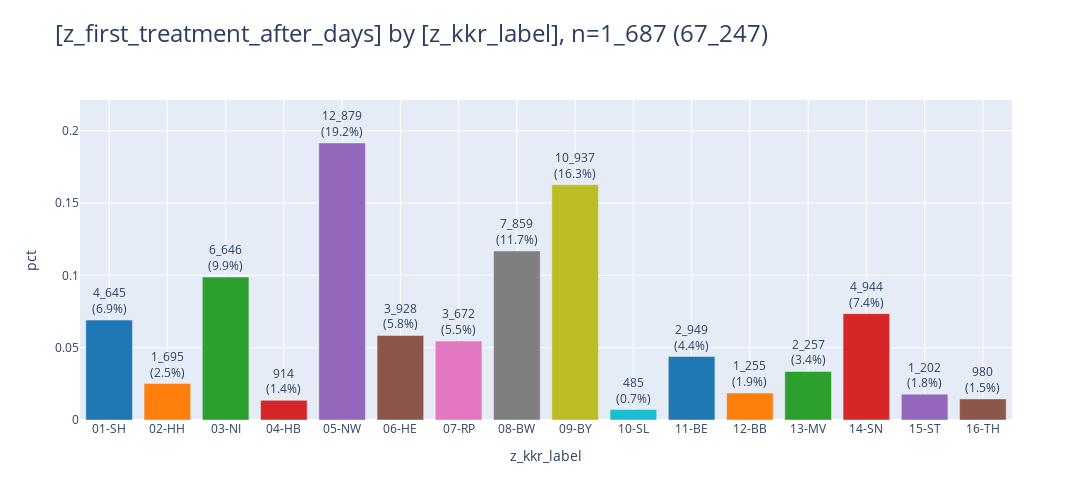
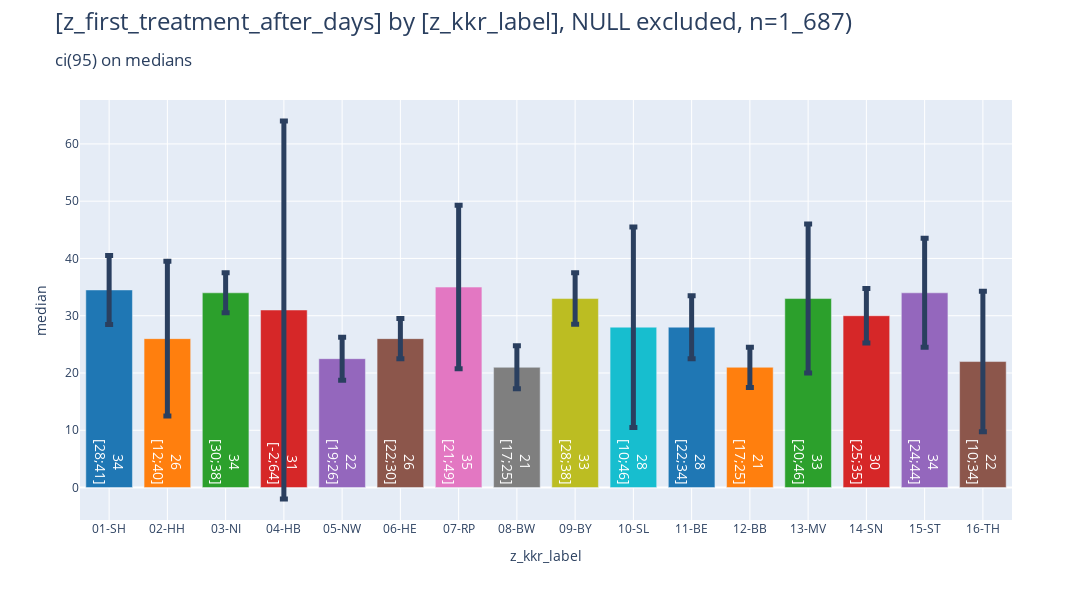

Notebook source saved alongside these figures, in order:
### Markdown cell above
### bars

### Code cell
_ = pls.plot_bars(
    db_delay.to_df().iloc[:,:2],
    # height=400,
    # width=1000,
    # use_ci=True,
    # ci_agg='median',
)
_ = pls.plot_bars(
    db_delay.to_df().iloc[:,:2],
    height=600,
    use_ci=True,
    ci_agg='median',
)

### Figure 1 — Plotly figure (JSON) as saved in the notebook; plotly's stock layout.template omitted (floating-point values rounded to 4 significant figures)
{"data": [{"error_y": {"thickness": 5}, "hovertemplate": "z_kkr_label=%{x}<br>pct=%{y}<br>cnt_pct_str=%{text}<extra></extra>", "legendgroup": "01-SH", "marker": {"color": "#1F77B4", "pattern": {"shape": ""}}, "name": "01-SH", "orientation": "v", "showlegend": true, "text": ["4_645<br>(6.9%)"], "textposition": "outside", "type": "bar", "x": ["01-SH"], "xaxis": "x", "y": [0.06907], "yaxis": "y"}, {"error_y": {"thickness": 5}, "hovertemplate": "z_kkr_label=%{x}<br>pct=%{y}<br>cnt_pct_str=%{text}<extra></extra>", "legendgroup": "02-HH", "marker": {"color": "#FF7F0E", "pattern": {"shape": ""}}, "name": "02-HH", "orientation": "v", "showlegend": true, "text": ["1_695<br>(2.5%)"], "textposition": "outside", "type": "bar", "x": ["02-HH"], "xaxis": "x", "y": [0.02521], "yaxis": "y"}, {"error_y": {"thickness": 5}, "hovertemplate": "z_kkr_label=%{x}<br>pct=%{y}<br>cnt_pct_str=%{text}<extra></extra>", "legendgroup": "03-NI", "marker": {"color": "#2CA02C", "pattern": {"shape": ""}}, "name": "03-NI", "orientation": "v", "showlegend": true, "text": ["6_646<br>(9.9%)"], "textposition": "outside", "type": "bar", "x": ["03-NI"], "xaxis": "x", "y": [0.09883], "yaxis": "y"}, {"error_y": {"thickness": 5}, "hovertemplate": "z_kkr_label=%{x}<br>pct=%{y}<br>cnt_pct_str=%{text}<extra></extra>", "legendgroup": "04-HB", "marker": {"color": "#D62728", "pattern": {"shape": ""}}, "name": "04-HB", "orientation": "v", "showlegend": true, "text": ["914<br>(1.4%)"], "textposition": "outside", "type": "bar", "x": ["04-HB"], "xaxis": "x", "y": [0.01359], "yaxis": "y"}, {"error_y": {"thickness": 5}, "hovertemplate": "z_kkr_label=%{x}<br>pct=%{y}<br>cnt_pct_str=%{text}<extra></extra>", "legendgroup": "05-NW", "marker": {"color": "#9467BD", "pattern": {"shape": ""}}, "name": "05-NW", "orientation": "v", "showlegend": true, "text": ["12_879<br>(19.2%)"], "textposition": "outside", "type": "bar", "x": ["05-NW"], "xaxis": "x", "y": [0.1915], "yaxis": "y"}, {"error_y": {"thickness": 5}, "hovertemplate": "z_kkr_label=%{x}<br>pct=%{y}<br>cnt_pct_str=%{text}<extra></extra>", "legendgroup": "06-HE", "marker": {"color": "#8C564B", "pattern": {"shape": ""}}, "name": "06-HE", "orientation": "v", "showlegend": true, "text": ["3_928<br>(5.8%)"], "textposition": "outside", "type": "bar", "x": ["06-HE"], "xaxis": "x", "y": [0.05841], "yaxis": "y"}, {"error_y": {"thickness": 5}, "hovertemplate": "z_kkr_label=%{x}<br>pct=%{y}<br>cnt_pct_str=%{text}<extra></extra>", "legendgroup": "07-RP", "marker": {"color": "#E377C2", "pattern": {"shape": ""}}, "name": "07-RP", "orientation": "v", "showlegend": true, "text": ["3_672<br>(5.5%)"], "textposition": "outside", "type": "bar", "x": ["07-RP"], "xaxis": "x", "y": [0.0546], "yaxis": "y"}, {"error_y": {"thickness": 5}, "hovertemplate": "z_kkr_label=%{x}<br>pct=%{y}<br>cnt_pct_str=%{text}<extra></extra>", "legendgroup": "08-BW", "marker": {"color": "#7F7F7F", "pattern": {"shape": ""}}, "name": "08-BW", "orientation": "v", "showlegend": true, "text": ["7_859<br>(11.7%)"], "textposition": "outside", "type": "bar", "x": ["08-BW"], "xaxis": "x", "y": [0.1169], "yaxis": "y"}, {"error_y": {"thickness": 5}, "hovertemplate": "z_kkr_label=%{x}<br>pct=%{y}<br>cnt_pct_str=%{text}<extra></extra>", "legendgroup": "09-BY", "marker": {"color": "#BCBD22", "pattern": {"shape": ""}}, "name": "09-BY", "orientation": "v", "showlegend": true, "text": ["10_937<br>(16.3%)"], "textposition": "outside", "type": "bar", "x": ["09-BY"], "xaxis": "x", "y": [0.1626], "yaxis": "y"}, {"error_y": {"thickness": 5}, "hovertemplate": "z_kkr_label=%{x}<br>pct=%{y}<br>cnt_pct_str=%{text}<extra></extra>", "legendgroup": "10-SL", "marker": {"color": "#17BECF", "pattern": {"shape": ""}}, "name": "10-SL", "orientation": "v", "showlegend": true, "text": ["485<br>(0.7%)"], "textposition": "outside", "type": "bar", "x": ["10-SL"], "xaxis": "x", "y": [0.007212], "yaxis": "y"}, {"error_y": {"thickness": 5}, "hovertemplate": "z_kkr_label=%{x}<br>pct=%{y}<br>cnt_pct_str=%{text}<extra></extra>", "legendgroup": "11-BE", "marker": {"color": "#1F77B4", "pattern": {"shape": ""}}, "name": "11-BE", "orientation": "v", "showlegend": true, "text": ["2_949<br>(4.4%)"], "textposition": "outside", "type": "bar", "x": ["11-BE"], "xaxis": "x", "y": [0.04385], "yaxis": "y"}, {"error_y": {"thickness": 5}, "hovertemplate": "z_kkr_label=%{x}<br>pct=%{y}<br>cnt_pct_str=%{text}<extra></extra>", "legendgroup": "12-BB", "marker": {"color": "#FF7F0E", "pattern": {"shape": ""}}, "name": "12-BB", "orientation": "v", "showlegend": true, "text": ["1_255<br>(1.9%)"], "textposition": "outside", "type": "bar", "x": ["12-BB"], "xaxis": "x", "y": [0.01866], "yaxis": "y"}, {"error_y": {"thickness": 5}, "hovertemplate": "z_kkr_label=%{x}<br>pct=%{y}<br>cnt_pct_str=%{text}<extra></extra>", "legendgroup": "13-MV", "marker": {"color": "#2CA02C", "pattern": {"shape": ""}}, "name": "13-MV", "orientation": "v", "showlegend": true, "text": ["2_257<br>(3.4%)"], "textposition": "outside", "type": "bar", "x": ["13-MV"], "xaxis": "x", "y": [0.03356], "yaxis": "y"}, {"error_y": {"thickness": 5}, "hovertemplate": "z_kkr_label=%{x}<br>pct=%{y}<br>cnt_pct_str=%{text}<extra></extra>", "legendgroup": "14-SN", "marker": {"color": "#D62728", "pattern": {"shape": ""}}, "name": "14-SN", "orientation": "v", "showlegend": true, "text": ["4_944<br>(7.4%)"], "textposition": "outside", "type": "bar", "x": ["14-SN"], "xaxis": "x", "y": [0.07352], "yaxis": "y"}, {"error_y": {"thickness": 5}, "hovertemplate": "z_kkr_label=%{x}<br>pct=%{y}<br>cnt_pct_str=%{text}<extra></extra>", "legendgroup": "15-ST", "marker": {"color": "#9467BD", "pattern": {"shape": ""}}, "name": "15-ST", "orientation": "v", "showlegend": true, "text": ["1_202<br>(1.8%)"], "textposition": "outside", "type": "bar", "x": ["15-ST"], "xaxis": "x", "y": [0.01787], "yaxis": "y"}, {"error_y": {"thickness": 5}, "hovertemplate": "z_kkr_label=%{x}<br>pct=%{y}<br>cnt_pct_str=%{text}<extra></extra>", "legendgroup": "16-TH", "marker": {"color": "#8C564B", "pattern": {"shape": ""}}, "name": "16-TH", "orientation": "v", "showlegend": true, "text": ["980<br>(1.5%)"], "textposition": "outside", "type": "bar", "x": ["16-TH"], "xaxis": "x", "y": [0.01457], "yaxis": "y"}], "layout": {"barmode": "relative", "height": 500, "legend": {"title": {"text": "z_kkr_label"}, "tracegroupgap": 0}, "showlegend": false, "title": {"font": {"size": 24}, "text": "[z_first_treatment_after_days] by [z_kkr_label], n=1_687 (67_247)", "xanchor": "left", "y": 0.95, "yanchor": "top"}, "width": 1600, "xaxis": {"anchor": "y", "categoryarray": ["01-SH", "02-HH", "03-NI", "04-HB", "05-NW", "06-HE", "07-RP", "08-BW", "09-BY", "10-SL", "11-BE", "12-BB", "13-MV", "14-SN", "15-ST", "16-TH"], "categoryorder": "category ascending", "domain": [0, 1], "gridwidth": 1, "showgrid": true, "title": {"text": "z_kkr_label"}}, "yaxis": {"anchor": "x", "domain": [0, 1], "dtick": 0.05, "gridwidth": 1, "range": [0, 0.2212], "showgrid": true, "title": {"text": "pct"}}}}

### Figure 2 — Plotly figure (JSON) as saved in the notebook; plotly's stock layout.template omitted (floating-point values rounded to 4 significant figures)
{"data": [{"error_y": {"array": [6.012], "thickness": 5}, "hovertemplate": "z_kkr_label=%{x}<br>mean=%{y}<br>ci_str=%{text}<extra></extra>", "insidetextanchor": "start", "legendgroup": "01-SH", "marker": {"color": "#1F77B4", "pattern": {"shape": ""}}, "name": "01-SH", "orientation": "v", "showlegend": true, "text": ["34<br>[28;41]"], "textfont": {"color": "white", "size": 14}, "textposition": "inside", "type": "bar", "x": ["01-SH"], "xaxis": "x", "y": [34.5], "yaxis": "y"}, {"error_y": {"array": [13.5], "thickness": 5}, "hovertemplate": "z_kkr_label=%{x}<br>mean=%{y}<br>ci_str=%{text}<extra></extra>", "insidetextanchor": "start", "legendgroup": "02-HH", "marker": {"color": "#FF7F0E", "pattern": {"shape": ""}}, "name": "02-HH", "orientation": "v", "showlegend": true, "text": ["26<br>[12;40]"], "textfont": {"color": "white", "size": 14}, "textposition": "inside", "type": "bar", "x": ["02-HH"], "xaxis": "x", "y": [26.0], "yaxis": "y"}, {"error_y": {"array": [3.5], "thickness": 5}, "hovertemplate": "z_kkr_label=%{x}<br>mean=%{y}<br>ci_str=%{text}<extra></extra>", "insidetextanchor": "start", "legendgroup": "03-NI", "marker": {"color": "#2CA02C", "pattern": {"shape": ""}}, "name": "03-NI", "orientation": "v", "showlegend": true, "text": ["34<br>[30;38]"], "textfont": {"color": "white", "size": 14}, "textposition": "inside", "type": "bar", "x": ["03-NI"], "xaxis": "x", "y": [34.0], "yaxis": "y"}, {"error_y": {"array": [33.0], "thickness": 5}, "hovertemplate": "z_kkr_label=%{x}<br>mean=%{y}<br>ci_str=%{text}<extra></extra>", "insidetextanchor": "start", "legendgroup": "04-HB", "marker": {"color": "#D62728", "pattern": {"shape": ""}}, "name": "04-HB", "orientation": "v", "showlegend": true, "text": ["31<br>[-2;64]"], "textfont": {"color": "white", "size": 14}, "textposition": "inside", "type": "bar", "x": ["04-HB"], "xaxis": "x", "y": [31.0], "yaxis": "y"}, {"error_y": {"array": [3.756], "thickness": 5}, "hovertemplate": "z_kkr_label=%{x}<br>mean=%{y}<br>ci_str=%{text}<extra></extra>", "insidetextanchor": "start", "legendgroup": "05-NW", "marker": {"color": "#9467BD", "pattern": {"shape": ""}}, "name": "05-NW", "orientation": "v", "showlegend": true, "text": ["22<br>[19;26]"], "textfont": {"color": "white", "size": 14}, "textposition": "inside", "type": "bar", "x": ["05-NW"], "xaxis": "x", "y": [22.5], "yaxis": "y"}, {"error_y": {"array": [3.5], "thickness": 5}, "hovertemplate": "z_kkr_label=%{x}<br>mean=%{y}<br>ci_str=%{text}<extra></extra>", "insidetextanchor": "start", "legendgroup": "06-HE", "marker": {"color": "#8C564B", "pattern": {"shape": ""}}, "name": "06-HE", "orientation": "v", "showlegend": true, "text": ["26<br>[22;30]"], "textfont": {"color": "white", "size": 14}, "textposition": "inside", "type": "bar", "x": ["06-HE"], "xaxis": "x", "y": [26.0], "yaxis": "y"}, {"error_y": {"array": [14.27], "thickness": 5}, "hovertemplate": "z_kkr_label=%{x}<br>mean=%{y}<br>ci_str=%{text}<extra></extra>", "insidetextanchor": "start", "legendgroup": "07-RP", "marker": {"color": "#E377C2", "pattern": {"shape": ""}}, "name": "07-RP", "orientation": "v", "showlegend": true, "text": ["35<br>[21;49]"], "textfont": {"color": "white", "size": 14}, "textposition": "inside", "type": "bar", "x": ["07-RP"], "xaxis": "x", "y": [35.0], "yaxis": "y"}, {"error_y": {"array": [3.75], "thickness": 5}, "hovertemplate": "z_kkr_label=%{x}<br>mean=%{y}<br>ci_str=%{text}<extra></extra>", "insidetextanchor": "start", "legendgroup": "08-BW", "marker": {"color": "#7F7F7F", "pattern": {"shape": ""}}, "name": "08-BW", "orientation": "v", "showlegend": true, "text": ["21<br>[17;25]"], "textfont": {"color": "white", "size": 14}, "textposition": "inside", "type": "bar", "x": ["08-BW"], "xaxis": "x", "y": [21.0], "yaxis": "y"}, {"error_y": {"array": [4.5], "thickness": 5}, "hovertemplate": "z_kkr_label=%{x}<br>mean=%{y}<br>ci_str=%{text}<extra></extra>", "insidetextanchor": "start", "legendgroup": "09-BY", "marker": {"color": "#BCBD22", "pattern": {"shape": ""}}, "name": "09-BY", "orientation": "v", "showlegend": true, "text": ["33<br>[28;38]"], "textfont": {"color": "white", "size": 14}, "textposition": "inside", "type": "bar", "x": ["09-BY"], "xaxis": "x", "y": [33.0], "yaxis": "y"}, {"error_y": {"array": [17.5], "thickness": 5}, "hovertemplate": "z_kkr_label=%{x}<br>mean=%{y}<br>ci_str=%{text}<extra></extra>", "insidetextanchor": "start", "legendgroup": "10-SL", "marker": {"color": "#17BECF", "pattern": {"shape": ""}}, "name": "10-SL", "orientation": "v", "showlegend": true, "text": ["28<br>[10;46]"], "textfont": {"color": "white", "size": 14}, "textposition": "inside", "type": "bar", "x": ["10-SL"], "xaxis": "x", "y": [28.0], "yaxis": "y"}, {"error_y": {"array": [5.5], "thickness": 5}, "hovertemplate": "z_kkr_label=%{x}<br>mean=%{y}<br>ci_str=%{text}<extra></extra>", "insidetextanchor": "start", "legendgroup": "11-BE", "marker": {"color": "#1F77B4", "pattern": {"shape": ""}}, "name": "11-BE", "orientation": "v", "showlegend": true, "text": ["28<br>[22;34]"], "textfont": {"color": "white", "size": 14}, "textposition": "inside", "type": "bar", "x": ["11-BE"], "xaxis": "x", "y": [28.0], "yaxis": "y"}, {"error_y": {"array": [3.512], "thickness": 5}, "hovertemplate": "z_kkr_label=%{x}<br>mean=%{y}<br>ci_str=%{text}<extra></extra>", "insidetextanchor": "start", "legendgroup": "12-BB", "marker": {"color": "#FF7F0E", "pattern": {"shape": ""}}, "name": "12-BB", "orientation": "v", "showlegend": true, "text": ["21<br>[17;25]"], "textfont": {"color": "white", "size": 14}, "textposition": "inside", "type": "bar", "x": ["12-BB"], "xaxis": "x", "y": [21.0], "yaxis": "y"}, {"error_y": {"array": [13.0], "thickness": 5}, "hovertemplate": "z_kkr_label=%{x}<br>mean=%{y}<br>ci_str=%{text}<extra></extra>", "insidetextanchor": "start", "legendgroup": "13-MV", "marker": {"color": "#2CA02C", "pattern": {"shape": ""}}, "name": "13-MV", "orientation": "v", "showlegend": true, "text": ["33<br>[20;46]"], "textfont": {"color": "white", "size": 14}, "textposition": "inside", "type": "bar", "x": ["13-MV"], "xaxis": "x", "y": [33.0], "yaxis": "y"}, {"error_y": {"array": [4.756], "thickness": 5}, "hovertemplate": "z_kkr_label=%{x}<br>mean=%{y}<br>ci_str=%{text}<extra></extra>", "insidetextanchor": "start", "legendgroup": "14-SN", "marker": {"color": "#D62728", "pattern": {"shape": ""}}, "name": "14-SN", "orientation": "v", "showlegend": true, "text": ["30<br>[25;35]"], "textfont": {"color": "white", "size": 14}, "textposition": "inside", "type": "bar", "x": ["14-SN"], "xaxis": "x", "y": [30.0], "yaxis": "y"}, {"error_y": {"array": [9.506], "thickness": 5}, "hovertemplate": "z_kkr_label=%{x}<br>mean=%{y}<br>ci_str=%{text}<extra></extra>", "insidetextanchor": "start", "legendgroup": "15-ST", "marker": {"color": "#9467BD", "pattern": {"shape": ""}}, "name": "15-ST", "orientation": "v", "showlegend": true, "text": ["34<br>[24;44]"], "textfont": {"color": "white", "size": 14}, "textposition": "inside", "type": "bar", "x": ["15-ST"], "xaxis": "x", "y": [34.0], "yaxis": "y"}, {"error_y": {"array": [12.26], "thickness": 5}, "hovertemplate": "z_kkr_label=%{x}<br>mean=%{y}<br>ci_str=%{text}<extra></extra>", "insidetextanchor": "start", "legendgroup": "16-TH", "marker": {"color": "#8C564B", "pattern": {"shape": ""}}, "name": "16-TH", "orientation": "v", "showlegend": true, "text": ["22<br>[10;34]"], "textfont": {"color": "white", "size": 14}, "textposition": "inside", "type": "bar", "x": ["16-TH"], "xaxis": "x", "y": [22.0], "yaxis": "y"}], "layout": {"barmode": "relative", "height": 600, "legend": {"title": {"text": "z_kkr_label"}, "tracegroupgap": 0}, "showlegend": false, "title": {"font": {"size": 24}, "text": "[z_first_treatment_after_days] by [z_kkr_label], NULL excluded, n=1_687)<br><sub>ci(95) on medians<sub>", "xanchor": "left", "y": 0.95, "yanchor": "top"}, "width": 1600, "xaxis": {"anchor": "y", "categoryarray": ["01-SH", "02-HH", "03-NI", "04-HB", "05-NW", "06-HE", "07-RP", "08-BW", "09-BY", "10-SL", "11-BE", "12-BB", "13-MV", "14-SN", "15-ST", "16-TH"], "categoryorder": "category ascending", "domain": [0, 1], "gridwidth": 1, "showgrid": true, "title": {"text": "z_kkr_label"}}, "yaxis": {"anchor": "x", "domain": [0, 1], "gridwidth": 1, "showgrid": true, "title": {"text": "median"}}}}
